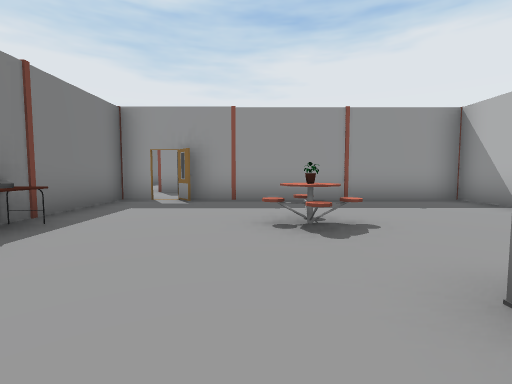
View 1 (above)

22 first-person views from a walk through a 3-D level made in the Unity game engine. The camera is 1.3 m above the floor, tilts 4° down and sees 85° across. Doors are open. The floor is counted in squares, 2 m on a side. Each view is taken from the middle of a square. On the plan, view 1 faces up. The plan holds only what a view shows up to about 9 squares ahead; the rest is blank. The player character is not drawn. Some animated figures are left out.

View 2
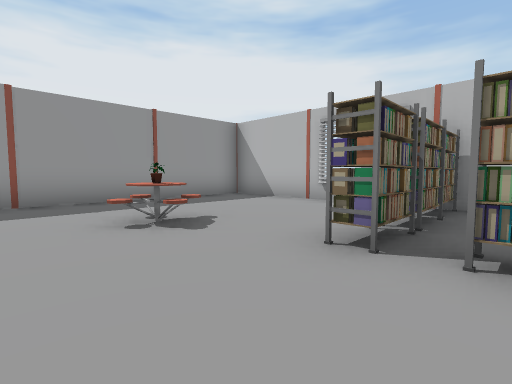

View 3
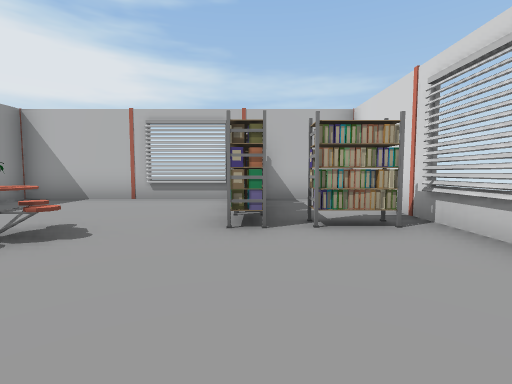

View 4
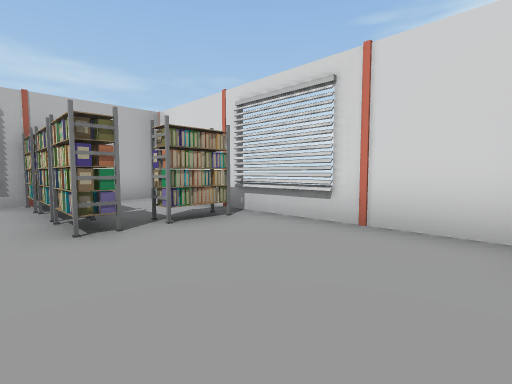

View 5
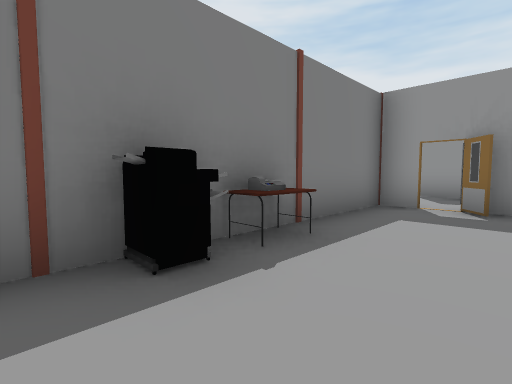

View 6
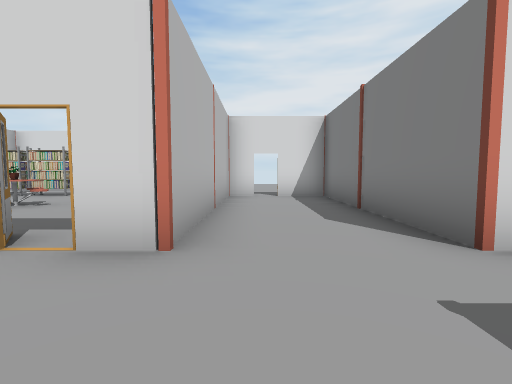

View 7
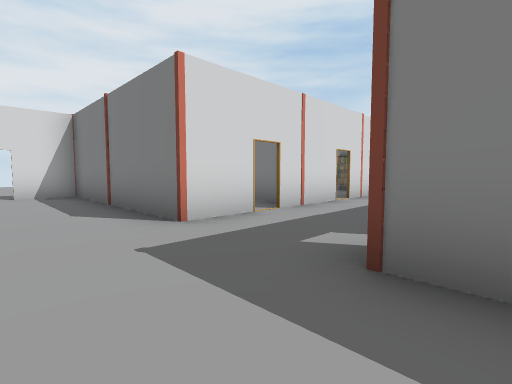

View 8
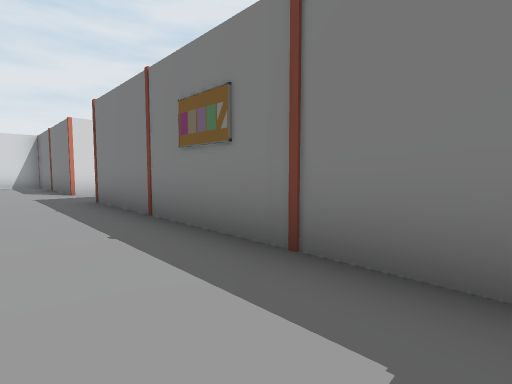

View 9
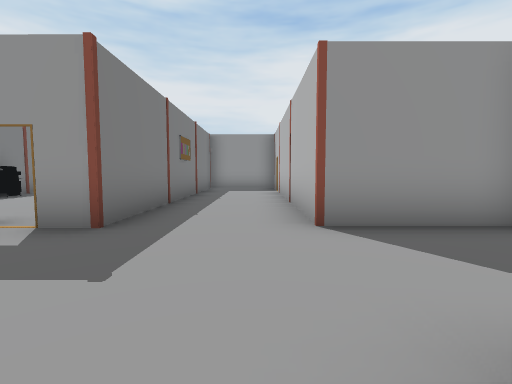

View 10
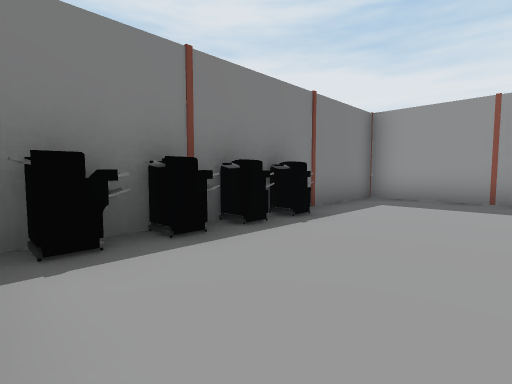

View 11
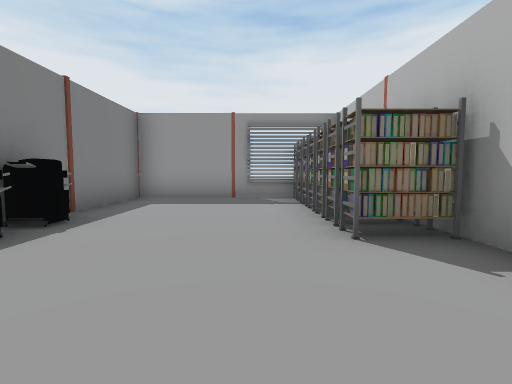

View 12
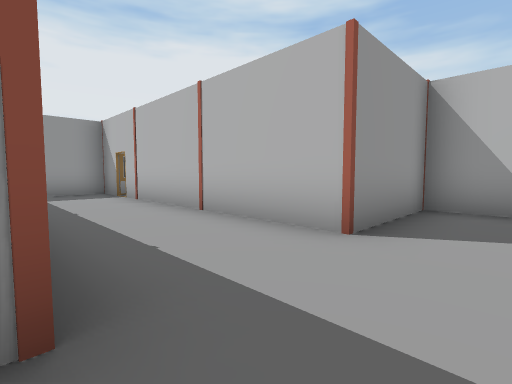

View 13
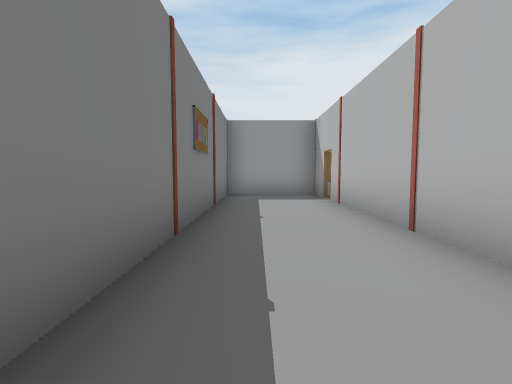

View 14
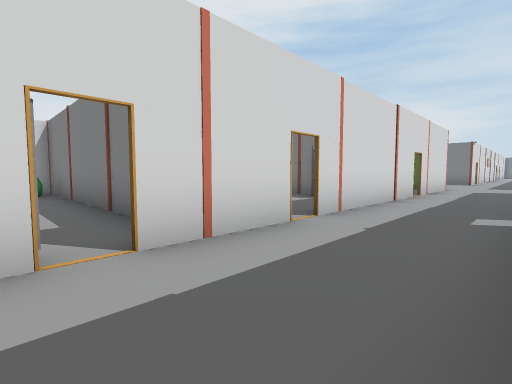

View 15
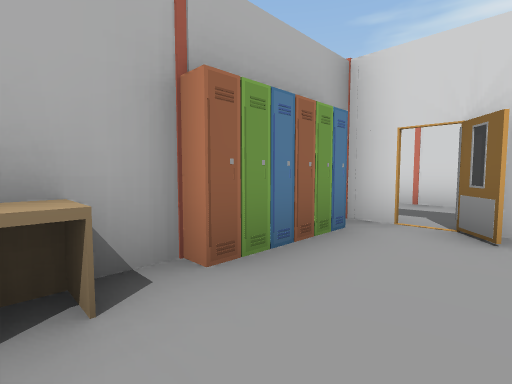

View 16
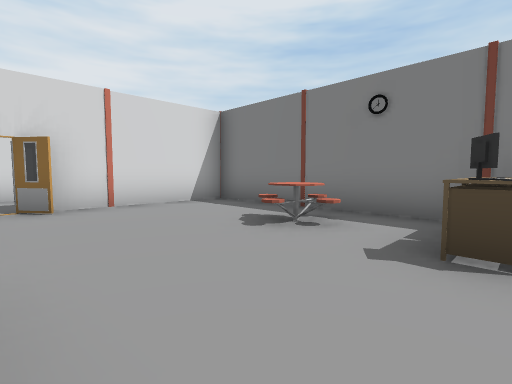

View 17
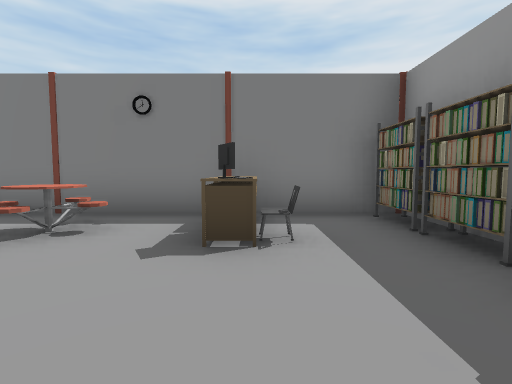

View 18
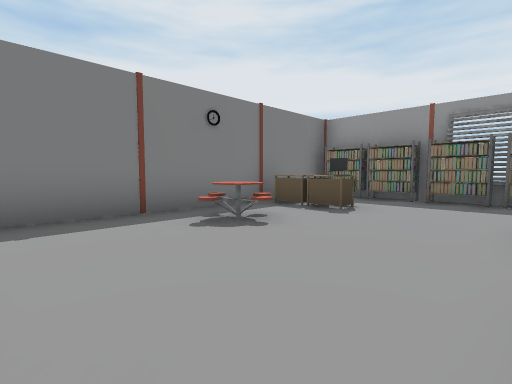

View 19
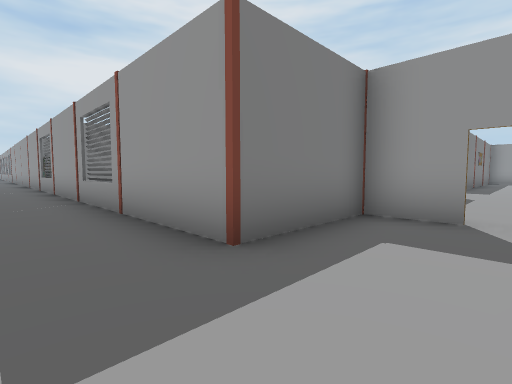

View 20
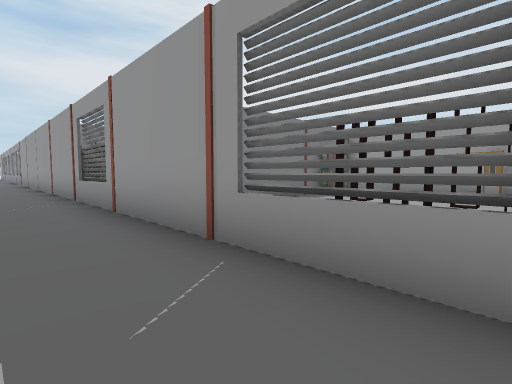

View 21
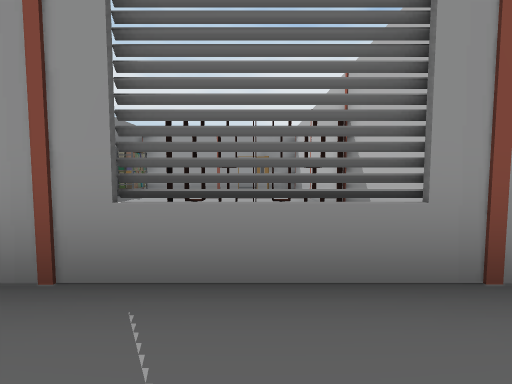

View 22
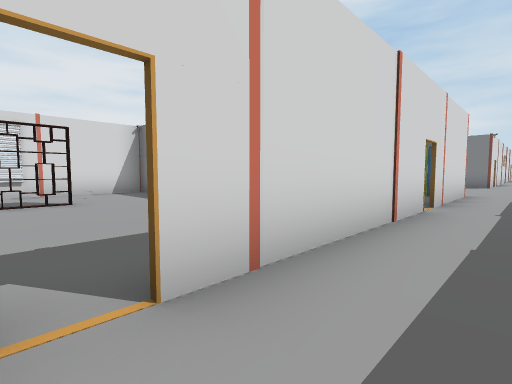

### Floor plan
Key: @ floor where view 1 was taken; # wall or solid block; . floor; D open door; = window, fence, low wall or low ledge; T table; E desk; R rack; P printer; L locker; S shelf; O other object.
Columns run from 20 left of view 1 to 5 right of it. Each row starts with its distance up from view 1.
 17     RRRRR####R###O
 16    ##....#...R#..O
 15    #OO...#...R#..O
 14    ##....P...R#..#
 13     #T...PT..R#..#
 12     #T...PL...#..#
 11      ...LLL...#..#
 10      ....L....#..#
  9     ###O.#  O....####
  8  .................. #
  7  ###O.###OOOO....O.O######
  6  O   O R  O# O#..#.......#
  5        R...# .#..#.......#
  4       #....#. #..#..TO...#
  3       #....#. #..OE..T...=
  2       #....#  #..P.......=
  1       #..SSS  ##D#....RRR#
  0       #....#O  .. ..@.R .#
 -1 ## RO ####=####.. ########
 -2 .................
 -3   ...............

Positions as (right, up) in squares from view 1, and headings:
1: (0, 0), facing up
2: (-1, 0), facing up-right
3: (-2, 1), facing right
4: (-2, 2), facing down-right
5: (-1, 1), facing up-left
6: (-4, 9), facing down
7: (-4, 10), facing down-left
8: (-4, 16), facing down-left
9: (-4, 6), facing up
10: (-8, 10), facing up-left
11: (-8, 10), facing up
12: (-6, 8), facing up-right
13: (-5, 9), facing up
14: (-7, 9), facing down-left
15: (-13, 13), facing down-right
16: (-12, 15), facing down-left
17: (-12, 15), facing left
18: (-12, 10), facing up-left
19: (-4, -3), facing up-left
20: (-9, -3), facing up-left
21: (-10, -3), facing up
22: (-10, 8), facing down-left
